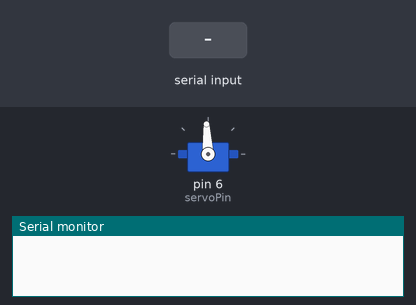
Bench run of a sketch on a simulated Arduino Uno, built with avr-gcc and run on an emulated ATmega328P. Parts: servo, the last lines printed to the serial monitor. The inputs (shaded band) are chosen by the test bench.

Above: at 8.2 s.
8.3 s: "90,45\n" received over Serial
At 9.3 s:
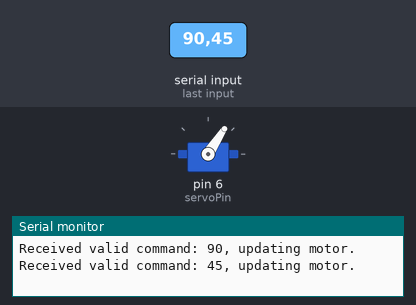
9.8 s: "90\n" received over Serial
At 10.7 s:
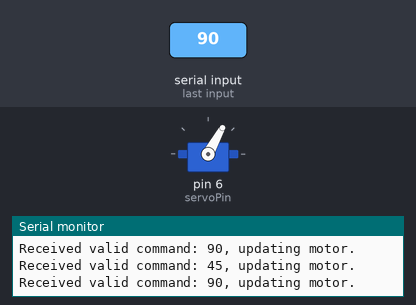
Timing chart, 0 to 12.8 s (numbered marks = the images above; inputs shaded):
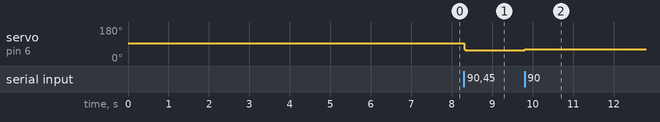

Measured:
- after the input at 8.3 s, servo on pin 6 (servoPin): 93° → 57° at once
- after the input at 9.8 s, servo on pin 6 (servoPin): 57° → 61° at once

The sketch:

serial_test0.ino
```cpp
#include <Servo.h>

byte servoPin = 6; // signal pin for the ESC.
//byte potentiometerPin = A0; // analog input pin for the potentiometer.
Servo servo;

int cmd_value = 511; //should initialize starting value to "stop" command

void setup() {
  servo.attach(servoPin);
  servo.writeMicroseconds(1500); // send "stop" signal to ESC. Also necessary to arm the ESC.

  Serial.begin(9600); //make sure baud rate in Serial monitor is set to value here.

  delay(7000); // delay to allow the ESC to recognize the stopped signal.
}

void loop() {

//  int potVal = analogRead(potentiometerPin); // read input from potentiometer.
  if (new_cmd_available()){
    read_cmd();
  }
  int pwmVal = map(cmd_value, 0, 1023, 1100, 1900); // maps potentiometer values to PWM value.

  servo.writeMicroseconds(pwmVal); // Send signal to ESC.
}

bool new_cmd_available(){
  return (Serial.available() > 0);
}
void read_cmd(){
  int cmd = Serial.parseInt();
  clear_Serial_buffer();

  if(check_cmd_validity(cmd)){
    Serial.print("Received valid command: ");
    Serial.print(cmd);
    Serial.println(", updating motor.");
    cmd_value = cmd;
  }
  else{
    Serial.print("Interpreted input as invalid command: ");
    Serial.print(cmd);
    Serial.println(", not updating motor.");
  }
}

bool check_cmd_validity(int cmd){
  return(cmd >= 0 && cmd <=1023);
}

void clear_Serial_buffer(){
  while(new_cmd_available()){
    Serial.read();
  }
}
```
